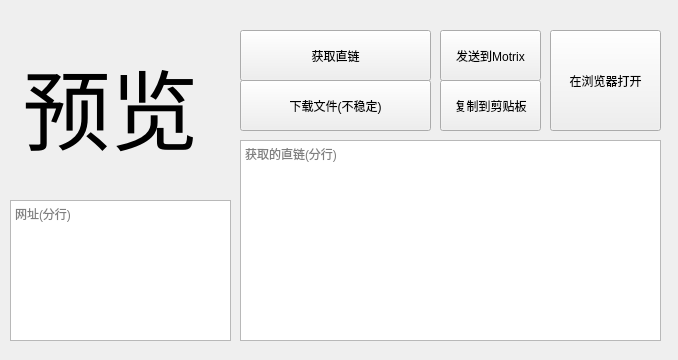
<?xml version="1.0" encoding="UTF-8"?>
<ui version="4.0">
 <class>MainWindow</class>
 <widget class="QMainWindow" name="MainWindow">
  <property name="geometry">
   <rect>
    <x>0</x>
    <y>0</y>
    <width>678</width>
    <height>360</height>
   </rect>
  </property>
  <property name="windowTitle">
   <string>UGEDUI(有个堆)</string>
  </property>
  <widget class="QWidget" name="centralwidget">
   <widget class="QLabel" name="preload">
    <property name="geometry">
     <rect>
      <x>20</x>
      <y>20</y>
      <width>181</width>
      <height>171</height>
     </rect>
    </property>
    <property name="font">
     <font>
      <family>Yuanti SC</family>
      <pointsize>66</pointsize>
      <italic>false</italic>
      <bold>false</bold>
      <kerning>true</kerning>
     </font>
    </property>
    <property name="text">
     <string>预览</string>
    </property>
    <property name="alignment">
     <set>Qt::AlignCenter</set>
    </property>
   </widget>
   <widget class="QPlainTextEdit" name="theInput">
    <property name="geometry">
     <rect>
      <x>10</x>
      <y>200</y>
      <width>221</width>
      <height>141</height>
     </rect>
    </property>
    <property name="placeholderText">
     <string>网址(分行)</string>
    </property>
   </widget>
   <widget class="QPushButton" name="obtainer">
    <property name="geometry">
     <rect>
      <x>240</x>
      <y>30</y>
      <width>191</width>
      <height>51</height>
     </rect>
    </property>
    <property name="text">
     <string>获取直链</string>
    </property>
   </widget>
   <widget class="QPushButton" name="downloader">
    <property name="geometry">
     <rect>
      <x>240</x>
      <y>80</y>
      <width>191</width>
      <height>51</height>
     </rect>
    </property>
    <property name="text">
     <string>下载文件(不稳定)</string>
    </property>
   </widget>
   <widget class="QPushButton" name="pushtoMotrix">
    <property name="geometry">
     <rect>
      <x>440</x>
      <y>30</y>
      <width>101</width>
      <height>51</height>
     </rect>
    </property>
    <property name="text">
     <string>发送到Motrix</string>
    </property>
   </widget>
   <widget class="QPushButton" name="Copyer">
    <property name="geometry">
     <rect>
      <x>440</x>
      <y>80</y>
      <width>101</width>
      <height>51</height>
     </rect>
    </property>
    <property name="text">
     <string>复制到剪贴板</string>
    </property>
   </widget>
   <widget class="QPushButton" name="openInBrowser">
    <property name="geometry">
     <rect>
      <x>550</x>
      <y>30</y>
      <width>111</width>
      <height>101</height>
     </rect>
    </property>
    <property name="text">
     <string>在浏览器打开</string>
    </property>
   </widget>
   <widget class="QPlainTextEdit" name="linksObtained">
    <property name="geometry">
     <rect>
      <x>240</x>
      <y>140</y>
      <width>421</width>
      <height>201</height>
     </rect>
    </property>
    <property name="placeholderText">
     <string>获取的直链(分行)</string>
    </property>
   </widget>
  </widget>
 </widget>
 <resources/>
 <connections/>
</ui>
